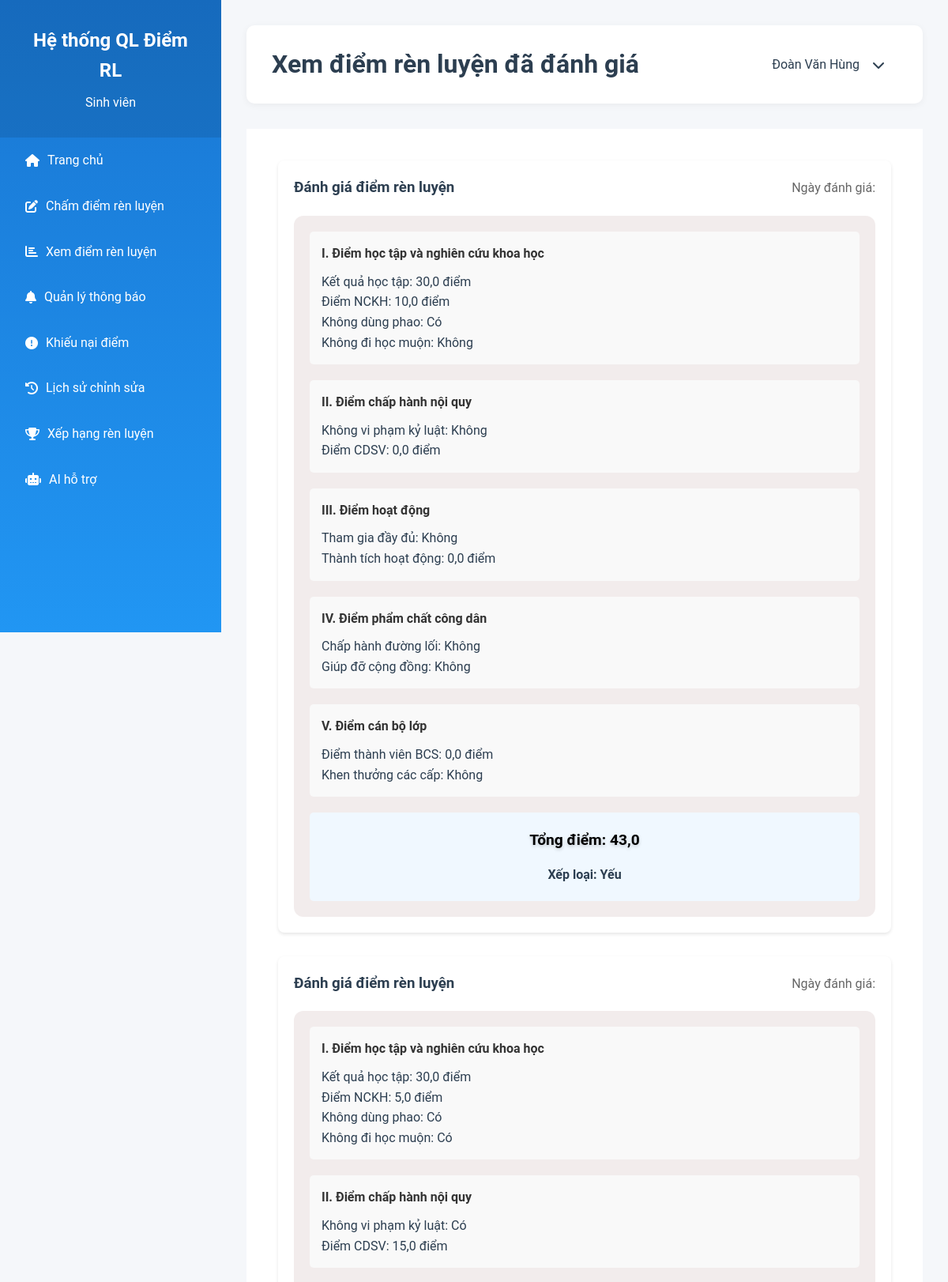
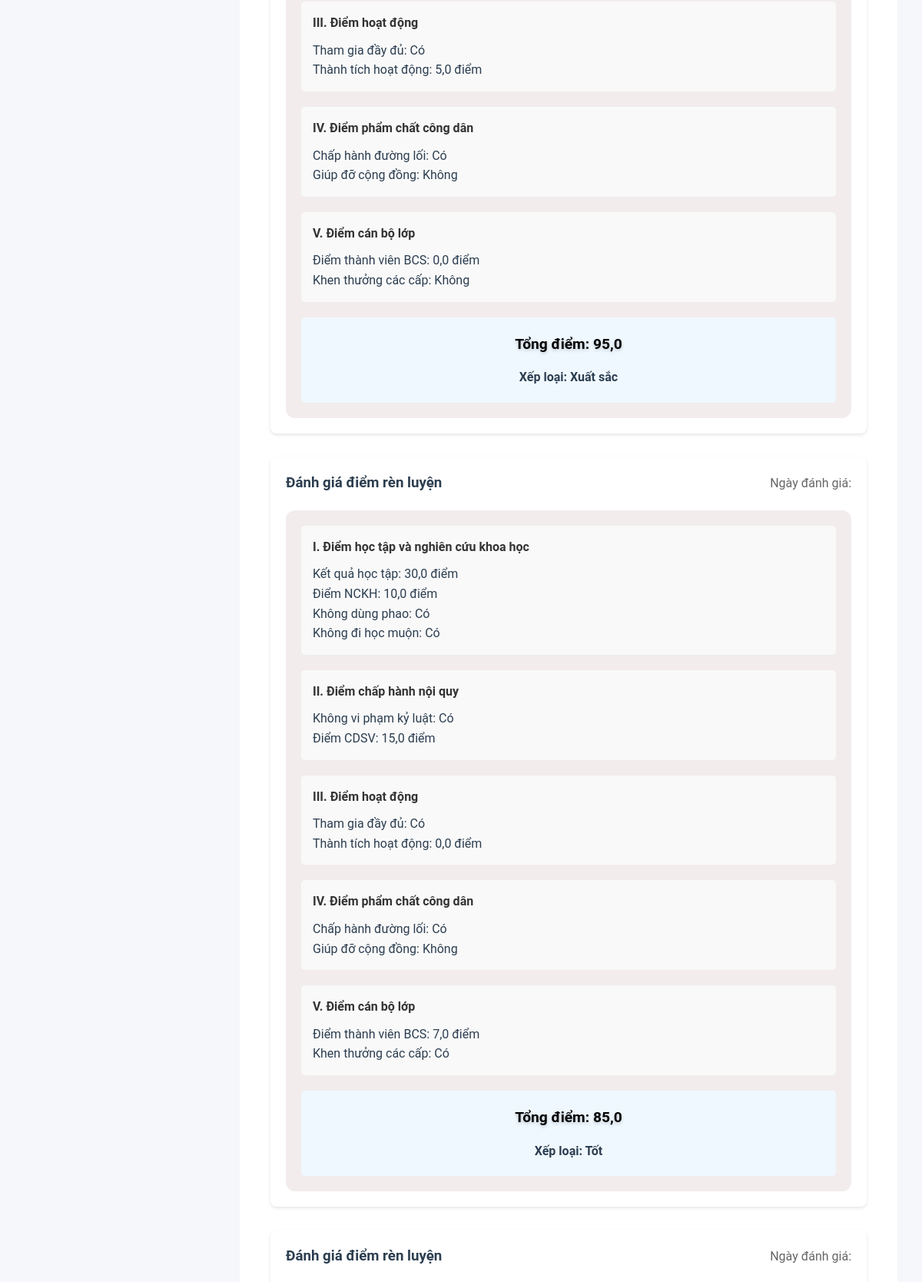
Screenshot of /student/view-score-rating/ (signed in, upper part) with the database file from the repository (2 pictures, top to bottom).
### app_nckh9/models.py (models this page shows, shortened)
class InfoStudent(models.Model):
    khoaHoc = models.FloatField(default=2023)
    maSV = models.FloatField(unique=True)
    tenSV = models.CharField(max_length=255)
    lopSV = models.CharField(max_length=255)  # Giữ lại để tương thích ngược
    gender = models.CharField(max_length=255)
    dob = models.DateField()
    phone = models.FloatField()
    emailSV = models.EmailField(unique=True)
    status = models.CharField(max_length=255, default='Đang học')
    address = models.CharField(max_length=255)
    chuyenNganh = models.CharField(max_length=255)
    khoaSV = models.CharField(max_length=255)
    nienkhoa = models.CharField(max_length=255)
    heDaoTao = models.CharField(max_length=255)
    coVanHocTap = models.CharField(max_length=255, blank=True, null=True)
    tkCoVan = models.CharField(max_length=255, blank=True, null=True)
    emialCoVan = models.EmailField(blank=True, null=True)
    phoneCoVan = models.FloatField(blank=True, null=True)
    boMonCoVan = models.CharField(max_length=255, blank=True, null=True)
    ketqua = models.JSONField(default=dict)
    semester = models.CharField(max_length=255, blank=True, null=True)
    lop_hoc = models.ForeignKey(
        'LopHoc',
        on_delete=models.SET_NULL,
        null=True,
        blank=True,
        related_name='danh_sach_sinh_vien',
        verbose_name="Lớp học"
    )

class SinhVienTDG(models.Model):
    maSV = models.FloatField()
    tenSV = models.CharField(max_length=255)
    lopSV = models.CharField(max_length=255)
    dob = models.DateField()
    khoaSV = models.CharField(max_length=255)
    khoaHoc = models.FloatField()
    kqHocTap = models.FloatField()
    diemNCKH = models.FloatField()
    koDungPhao = models.BooleanField()
    koDiHocMuon = models.BooleanField()
    boThiOlympic = models.BooleanField()
    tronHoc = models.BooleanField()
    koVPKL = models.BooleanField()
    diemCDSV = models.FloatField()
    koThamgiaDaydu = models.BooleanField()
    koDeoTheSV = models.BooleanField()
    koSHL = models.BooleanField()
    dongHPmuon = models.BooleanField()
    thamgiaDayDu = models.BooleanField()
    thanhtichHoatDong = models.FloatField()
    thamgiaTVTS = models.BooleanField()
    koThamgiaDaydu2 = models.BooleanField()
    viphamVanHoaSV = models.BooleanField()
    chaphanhDang = models.BooleanField()
    giupdoCongDong = models.BooleanField()
    gayMatDoanKet = models.BooleanField()
    dongBHYTmuon = models.BooleanField()
    thanhvienBCS = models.FloatField()
    caccapKhenThuong = models.BooleanField()
    BCSvotrachnghiem = models.BooleanField()
    anhminhchung1 = models.ImageField(upload_to="uploads/")
    anhminhchung2 = models.ImageField(upload_to="uploads/")
    anhminhchung3 = models.ImageField(upload_to="uploads/")
    anhminhchung4 = models.ImageField(upload_to="uploads/")
    anhminhchung5 = models.ImageField(upload_to="uploads/")
    anhminhchung6 = models.ImageField(upload_to="uploads/")
    anhminhchung7 = models.ImageField(upload_to="uploads/")
    ghichu1 = models.CharField(max_length=500)
    ghichu2 = models.CharField(max_length=500)
    ghichu3 = models.CharField(max_length=500)
    ghichu4 = models.CharField(max_length=500)
    ghichu5 = models.CharField(max_length=500)
    ghichu6 = models.CharField(max_length=500)
    ghichu7 = models.CharField(max_length=500)
    ghichu8 = models.CharField(max_length=500)
    drl_tongket = models.FloatField(default=0)
    xepLoai = models.CharField(max_length=255)
    trangthai = models.BooleanField(default=False)

### app_nckh9/views.py (the view)
# urls.py: path('student/view-score-rating/', views.view_score_rating, name='view_score_rating'),
@login_required
def view_score_rating(request):
    try:
        student = InfoStudent.objects.get(maSV = '2221050508')
        scores = SinhVienTDG.objects.all()  # Giả sử id tăng dần theo thời gian tạo
        context = {
            'student': student,
            'scores': scores
        }
        return render(request, 'students/view_score_rating.html', context)
    except InfoStudent.DoesNotExist:
        messages.error(request, 'Không tìm thấy thông tin sinh viên')
        return redirect('app_nckh9:student_dashboard')

### app_nckh9/templates/students/view_score_rating.html (shortened to what this page needs)
{% load static %}
<!DOCTYPE html>
<html lang="en">
<head>
    <link rel="stylesheet" href="{% static 'css/student.css' %}">
    <link rel="stylesheet" href="https://cdnjs.cloudflare.com/ajax/libs/font-awesome/6.4.0/css/all.min.css">
</head>
<body>
    <div class="sidebar">
        <div class="logo">
            <h2>Hệ thống QL Điểm RL</h2>
            <p>Sinh viên</p>
        </div>
        <div class="menu">
            <a href="{% url 'app_nckh9:student_dashboard' %}" class="menu-item">
                <i class="fas fa-home"></i>
                <span>Trang chủ</span>
            </a>
            <a href="{% url 'app_nckh9:student_score_rating' %}" class="menu-item">
                <i class="fas fa-edit"></i>
                <span>Chấm điểm rèn luyện</span>
            </a>
            <a href="{% url 'app_nckh9:student_show_point' %}" class="menu-item">
                <i class="fas fa-chart-bar"></i>
                <span>Xem điểm rèn luyện</span>
            </a>
            <a href="{% url 'app_nckh9:student_notifications' %}" class="menu-item">
                <i class="fas fa-bell"></i>
                <span>Quản lý thông báo</span>
            </a>
            <a href="{% url 'app_nckh9:student_appeal_again' %}" class="menu-item">
                <i class="fas fa-exclamation-circle"></i>
                <span>Khiếu nại điểm</span>
            </a>
            <a href="{% url 'app_nckh9:student_historic_fix' %}" class="menu-item">
                <i class="fas fa-history"></i>
                <span>Lịch sử chỉnh sửa</span>
            </a>
            <a href="{% url 'app_nckh9:student_rank' %}" class="menu-item">
                <i class="fas fa-trophy"></i>
                <span>Xếp hạng rèn luyện</span>
            </a>
            <a href="{% url 'app_nckh9:student_ai_assistant' %}" class="menu-item">
                <i class="fas fa-robot"></i>
                <span>AI hỗ trợ</span>
            </a>
        </div>
    </div>
    <div class="main-content">
        <div class="header">
            <div class="header-left">
                <h1>Xem điểm rèn luyện đã đánh giá</h1>
            </div>
            <div class="header-right">
                <div class="user-info">
                    <span>{{ student.tenSV }}</span>
                    <i class="fas fa-chevron-down"></i>
                </div>
            </div>
        </div>
        <div class="content">
            {% if scores %}
            <div class="score-list">
                {% for score in scores %}
                <div class="score-item card">
                    <div class="score-header">
                        <h3>Đánh giá điểm rèn luyện</h3>
                        <span class="score-date">Ngày đánh giá: {{ score.created_at|date:"d/m/Y" }}</span>
                    </div>
                    <div class="score-details">
                        <div class="score-section">
                            <h4>I. Điểm học tập và nghiên cứu khoa học</h4>
                            <p>Kết quả học tập: {{ score.kqHocTap }} điểm</p>
                            <p>Điểm NCKH: {{ score.diemNCKH }} điểm</p>
                            <p>Không dùng phao: {% if score.koDungPhao %}Có{% else %}Không{% endif %}</p>
                            <p>Không đi học muộn: {% if score.koDiHocMuon %}Có{% else %}Không{% endif %}</p>
                        </div>
                        <div class="score-section">
                            <h4>II. Điểm chấp hành nội quy</h4>
                            <p>Không vi phạm kỷ luật: {% if score.koVPKL %}Có{% else %}Không{% endif %}</p>
                            <p>Điểm CDSV: {{ score.diemCDSV }} điểm</p>
                        </div>
                        <div class="score-section">
                            <h4>III. Điểm hoạt động</h4>
                            <p>Tham gia đầy đủ: {% if score.thamgiaDayDu %}Có{% else %}Không{% endif %}</p>
                            <p>Thành tích hoạt động: {{ score.thanhtichHoatDong }} điểm</p>
                        </div>
                        <div class="score-section">
                            <h4>IV. Điểm phẩm chất công dân</h4>
                            <p>Chấp hành đường lối: {% if score.chaphanhDang %}Có{% else %}Không{% endif %}</p>
                            <p>Giúp đỡ cộng đồng: {% if score.giupdoCongDong %}Có{% else %}Không{% endif %}</p>
                        </div>
                        <div class="score-section">
                            <h4>V. Điểm cán bộ lớp</h4>
                            <p>Điểm thành viên BCS: {{ score.thanhvienBCS }} điểm</p>
                            <p>Khen thưởng các cấp: {% if score.caccapKhenThuong %}Có{% else %}Không{% endif %}</p>
                        </div>
                        <div class="total-score">
                            <h3>Tổng điểm: {{ score.drl_tongket }}</h3>
                            <h4>Xếp loại: {{ score.xepLoai }}</h4>
                        </div>
                    </div>
                </div>
                {% endfor %}
            </div>
            {% else %}
            <div class="no-data">
                <p>Chưa có dữ liệu đánh giá điểm rèn luyện</p>
            </div>
            {% endif %}
        </div>
    </div>
</body>
</html>

### app_nckh9/static/css/student.css (style rules this page uses)
a { text-decoration: none; color: white; }
:root { --primary-color: #2196F3; --secondary-color: #1976D2; --background-color: #F5F7FA; --text-color: #2C3E50; --sidebar-width: 280px; --success-color: #4CAF50; --warning-color: #FFC107; }
* { margin: 0; padding: 0; box-sizing: border-box; }
body { font-family: 'Roboto', sans-serif; background-color: var(--background-color); color: var(--text-color); line-height: 1.6; }
.sidebar { width: var(--sidebar-width); height: 100vh; position: fixed; background: linear-gradient(180deg, #1976D2 0%, #2196F3 100%); color: white; padding: 0; }
.sidebar .logo { padding: 2rem; text-align: center; background: rgba(0, 0, 0, 0.1); }
.sidebar .logo h2 { font-size: 1.5rem; margin-bottom: 0.5rem; }
.menu-item { padding: 1rem 2rem; display: flex; align-items: center; cursor: pointer; transition: all 0.3s ease; }
.menu-item i { margin-right: 10px; }
.main-content { margin-left: var(--sidebar-width); padding: 2rem; }
.header { display: flex; justify-content: space-between; align-items: center; padding: 1.5rem 2rem; background: white; border-radius: 15px; box-shadow: 0 2px 15px rgba(0,0,0,0.05); }
.user-info { display: flex; align-items: center; gap: 1rem; cursor: pointer; padding: 0.5rem 1rem; border-radius: 25px; transition: all 0.3s ease; }
.header { background: white; padding: 1.5rem 2rem; border-radius: 10px; box-shadow: 0 2px 10px rgba(0,0,0,0.05); margin-bottom: 2rem; }
.card { background: white; border-radius: 10px; padding: 1.5rem; margin-bottom: 2rem; box-shadow: 0 2px 10px rgba(0,0,0,0.05); transition: transform 0.3s ease; }
.score-details { background: rgba(241, 235, 235, 0.922); padding: 20px; border-radius: 12px; backdrop-filter: blur(5px); }
.score-details h3 { color: rgb(0, 0, 0); font-size: 1.2rem; margin-bottom: 15px; text-shadow: 0 2px 4px rgba(0, 0, 0, 0.2); }
.header { display: flex; justify-content: space-between; align-items: center; padding: 1.5rem 2rem; background: white; border-radius: 15px; box-shadow: 0 2px 15px rgba(0, 0, 0, .05); }
.header { background: white; padding: 1.5rem 2rem; border-radius: 10px; box-shadow: 0 2px 10px rgba(0, 0, 0, 0.05); margin-bottom: 2rem; }
.card { background: white; border-radius: 10px; padding: 1.5rem; margin-bottom: 2rem; box-shadow: 0 2px 10px rgba(0, 0, 0, 0.05); transition: transform 0.3s ease; }
.content { padding: 20px; background-color: white; }
.score-list { list-style: none; padding-left: 20px; }
.card { margin-bottom: 2rem; border-radius: 12px; box-shadow: 0 2px 8px rgba(0,0,0,0.1); }
.score-list { margin: 0; padding: 0; }
.score-details { flex: 1; padding: 20px; }

### app_nckh9/templates/students/view_score_rating.html (style rules this page uses)
.score-list { padding: 20px; }
.score-item { margin-bottom: 30px; padding: 20px; border-radius: 8px; background-color: white; box-shadow: 0 2px 4px rgba(0,0,0,0.1); }
.score-header { display: flex; justify-content: space-between; align-items: center; margin-bottom: 20px; }
.score-date { color: #666; }
.score-section { margin-bottom: 20px; padding: 15px; background-color: #f9f9f9; border-radius: 5px; }
.score-section h4 { color: #333; margin-bottom: 10px; }
.total-score { text-align: center; margin-top: 20px; padding: 20px; background-color: #f0f8ff; border-radius: 5px; }

### rows the page displays
InfoStudent: tenSV "Đoàn Văn Hùng"
SinhVienTDG: kqHocTap "30,0", diemNCKH "10,0", koDungPhao "Có", koDiHocMuon "Không", koVPKL "Không", diemCDSV "0,0", thamgiaDayDu "Không", thanhtichHoatDong "0,0", chaphanhDang "Không", giupdoCongDong "Không", thanhvienBCS "0,0", caccapKhenThuong "Không", drl_tongket "43,0", xepLoai "Yếu"
SinhVienTDG: kqHocTap "30,0", diemNCKH "5,0", koDungPhao "Có", koDiHocMuon "Có", koVPKL "Có", diemCDSV "15,0", thamgiaDayDu "Có", thanhtichHoatDong "5,0", chaphanhDang "Có", giupdoCongDong "Không", thanhvienBCS "0,0", caccapKhenThuong "Không", drl_tongket "95,0", xepLoai "Xuất sắc"
SinhVienTDG: kqHocTap "30,0", diemNCKH "10,0", koDungPhao "Có", koDiHocMuon "Có", koVPKL "Có", diemCDSV "15,0", thamgiaDayDu "Có", thanhtichHoatDong "0,0", chaphanhDang "Có", giupdoCongDong "Không", thanhvienBCS "7,0", caccapKhenThuong "Có", drl_tongket "85,0", xepLoai "Tốt"
